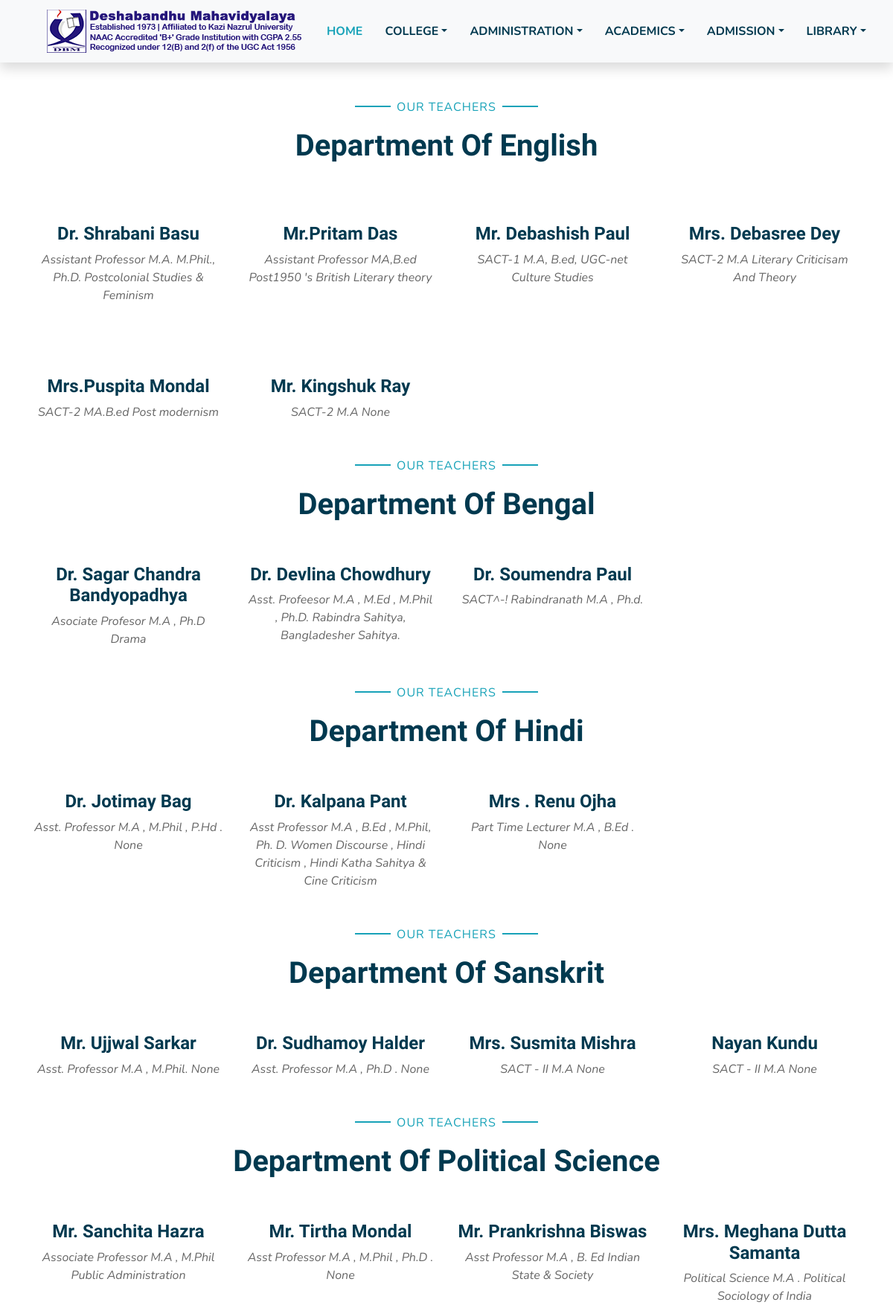
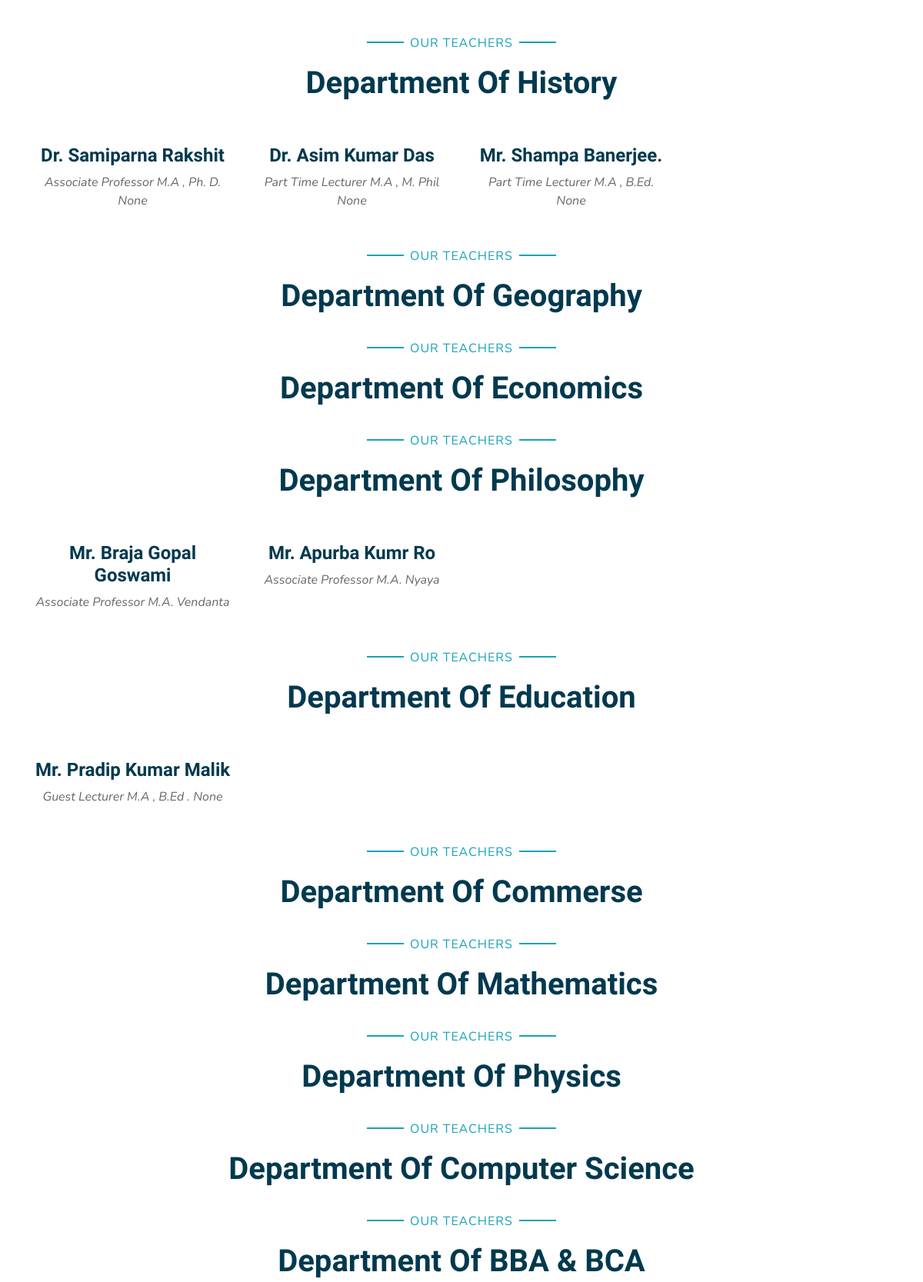
/Faculty/ (upper part), run on the app's committed database (2 pictures, top to bottom).
### public/models.py (models this page shows, shortened)
class FacultyMembers(models.Model):
    name          = models.CharField(max_length=30,null=True)
    desgination   = models.CharField(max_length=50,null=True,blank=True)
    img           = models.ImageField(upload_to="media/pics/faculty",null=True,blank=True)
    department     = models.CharField(max_length=100,null=True,blank=True)
    specialization = models.CharField(max_length=100,null=True,blank=True)
    qualification  = models.CharField(max_length=100,null=True,blank=True)

### public/views.py (the view)
# urls.py: path('Faculty/',                       all.fac, name="fac"),
    def fac(self,request):
        fac   = FacultyMembers.objects.filter(department="English")
        fac1  = FacultyMembers.objects.filter(department="Bengali")
        fac2  = FacultyMembers.objects.filter(department="Mathematics")
        fac3  = FacultyMembers.objects.filter(department="Physics")
        fac4  = FacultyMembers.objects.filter(department="Chemistry")
        fac5  = FacultyMembers.objects.filter(department="Computer Science")
        fac6  = FacultyMembers.objects.filter(department="Sanskrit")
        fac7  = FacultyMembers.objects.filter(department="Geography")
        fac8  = FacultyMembers.objects.filter(department="Economics")
        fac9  = FacultyMembers.objects.filter(department="Political Science")
        fac10 = FacultyMembers.objects.filter(department="Commerse")
        fac11 = FacultyMembers.objects.filter(department="BBA")
        fac12 = FacultyMembers.objects.filter(department="BCA")
        fac13 = FacultyMembers.objects.filter(department="Philosophy")
        fac14 = FacultyMembers.objects.filter(department="Education")
        fac15 = FacultyMembers.objects.filter(department="Hindi")
        fac16 = FacultyMembers.objects.filter(department="History")
        self.context["english"]             = fac
        self.context["Bengali"]             = fac1
        self.context["Mathematics"]         = fac2
        self.context["Physics"]             = fac3
        self.context["Chemistry"]           = fac4
        self.context["ComputerScience"]     = fac5
        self.context["Sanskrit"]            = fac6
        self.context["Geography"]           = fac7
        self.context["Economics"]           = fac8
        self.context["PoliticalScience"]    = fac9
        self.context["Commerse"]            = fac10
        self.context["BBA"]                 = fac11
        self.context["BCA"]                 = fac12
        self.context["Philosophy"]          = fac13
        self.context["Education"]           = fac14
        self.context["Hindi"]               = fac15
        self.context["History"]             = fac16
        return render(request,"faculty.html",self.context)

### templates/faculty.html (shortened to what this page needs)
<!DOCTYPE html>
{%load static%}
<html lang="en">
<head>
   <link href="https://cdnjs.cloudflare.com/ajax/libs/font-awesome/5.10.0/css/all.min.css" rel="stylesheet">
   <link href="{%static 'lib/flaticon/font/flaticon.css'%}" rel="stylesheet">
   <link href="{%static 'lib/owlcarousel/assets/owl.carousel.min.css'%}" rel="stylesheet">
   <link href="{%static 'lib/lightbox/css/lightbox.min.css'%}" rel="stylesheet">
   <link href="{%static 'css/style.css'%}" rel="stylesheet">
</head>
<body>
   <div class="container-fluid bg-light position-relative shadow">
    <nav class="navbar navbar-expand-lg bg-light navbar-light py-3 py-lg-0 px-0 px-lg-5">
        <a href="" class="navbar-brand font-weight-bold text-secondary" style="font-size:19px;">
            <img src="{%static 'img/Images/header/logo.png'%}">
        </a>
        <div class="collapse navbar-collapse justify-content-between" id="navbarCollapse">
            <div class="navbar-nav font-weight-bold mx-auto py-0">
                <a href="index.html" class="nav-item nav-link active">HOME</a>
                <div class="nav-item dropdown">
                    <a href="#" class="nav-link dropdown-toggle" data-toggle="dropdown">COLLEGE</a>
                </div>
                <div class="nav-item dropdown">
                    <a href="#" class="nav-link dropdown-toggle" data-toggle="dropdown">ADMINISTRATION</a>
                </div>
                <div class="nav-item dropdown">
                    <a href="#" class="nav-link dropdown-toggle" data-toggle="dropdown">ACADEMICS</a>
                </div>
                <div class="nav-item dropdown">
                    <a href="#" class="nav-link dropdown-toggle" data-toggle="dropdown">ADMISSION</a>
                </div>
                <div class="nav-item dropdown">
                    <a href="#" class="nav-link dropdown-toggle" data-toggle="dropdown">LIBRARY</a>
                </div>
            </div>
        </div>
    </nav>
</div>
     <div class="container-fluid pt-5">
        <div class="container">
            <div class="text-center pb-2">
                <p class="section-title px-5"><span class="px-2">Our Teachers</span></p>
                <h1 class="mb-4">Department Of English</h1>
            </div>
            <div class="row">
                {%for i in english%}
                <div class="col-md-6 col-lg-3 text-center team mb-5">
                    <div class="position-relative overflow-hidden mb-4" style="border-radius: 100%;">
                    </div>
                    <h4>{{i.name}}</h4>
                    <i>{{i.desgination}}</i>
                    <i>{{i.qualification}}</i>
                    <i>{{i.specialization}}</i>
                </div>
                {%endfor%}
            </div>
            <div class="text-center pb-2">
                <p class="section-title px-5"><span class="px-2">Our Teachers</span></p>
                <h1 class="mb-4">Department Of Bengal</h1>
            </div>
            <div class="row">
                {%for i in Bengali%}
                <div class="col-md-6 col-lg-3 text-center team mb-5">
                    <h4>{{i.name}}</h4>
                    <i>{{i.desgination}}</i>
                    <i>{{i.qualification}}</i>
                    <i>{{i.specialization}}</i>
                </div>
                {%endfor%}
            </div>
            <div class="text-center pb-2">
                <p class="section-title px-5"><span class="px-2">Our Teachers</span></p>
                <h1 class="mb-4">Department Of Hindi</h1>
            </div>
            <div class="row">
                {%for i in Hindi%}
                <div class="col-md-6 col-lg-3 text-center team mb-5">
                    <h4>{{i.name}}</h4>
                    <i>{{i.desgination}}</i>
                    <i>{{i.qualification}}</i>
                    <i>{{i.specialization}}</i>
                </div>
                {%endfor%}
            </div>
            <div class="text-center pb-2">
                <p class="section-title px-5"><span class="px-2">Our Teachers</span></p>
                <h1 class="mb-4">Department Of Sanskrit</h1>
            </div>
            <div class="row">
                {%for i in Sanskrit%}
                <div class="col-md-6 col-lg-3 text-center team mb-5">
                    <h4>{{i.name}}</h4>
                    <i>{{i.desgination}}</i>
                    <i>{{i.qualification}}</i>
                    <i>{{i.specialization}}</i>
                </div>
                {%endfor%}
            </div>
            <div class="text-center pb-2">
                <p class="section-title px-5"><span class="px-2">Our Teachers</span></p>
                <h1 class="mb-4">Department Of Political Science</h1>
            </div>
            <div class="row">
                {%for i in PoliticalScience%}
                <div class="col-md-6 col-lg-3 text-center team mb-5">
                    <h4>{{i.name}}</h4>
                    <i>{{i.desgination}}</i>
                    <i>{{i.qualification}}</i>
                    <i>{{i.specialization}}</i>
                </div>
                {%endfor%}
            </div>
            <div class="text-center pb-2">
                <p class="section-title px-5"><span class="px-2">Our Teachers</span></p>
                <h1 class="mb-4">Department Of History</h1>
            </div>
            <div class="row">
                {%for i in History%}
                <div class="col-md-6 col-lg-3 text-center team mb-5">
                    <h4>{{i.name}}</h4>
                    <i>{{i.desgination}}</i>
                    <i>{{i.qualification}}</i>
                    <i>{{i.specialization}}</i>
                </div>
                {%endfor%}
            </div>
            <div class="text-center pb-2">
                <p class="section-title px-5"><span class="px-2">Our Teachers</span></p>
                <h1 class="mb-4">Department Of Geography</h1>
            </div>
            <div class="text-center pb-2">
                <p class="section-title px-5"><span class="px-2">Our Teachers</span></p>
                <h1 class="mb-4">Department Of Economics</h1>
            </div>
            <div class="text-center pb-2">
                <p class="section-title px-5"><span class="px-2">Our Teachers</span></p>
                <h1 class="mb-4">Department Of Philosophy</h1>
            </div>
            <div class="row">
                {%for i in Philosophy%}
                <div class="col-md-6 col-lg-3 text-center team mb-5">
                    <h4>{{i.name}}</h4>
                    <i>{{i.desgination}}</i>
                    <i>{{i.qualification}}</i>
                    <i>{{i.specialization}}</i>
                </div>
                {%endfor%}
            </div>
            <div class="text-center pb-2">
                <p class="section-title px-5"><span class="px-2">Our Teachers</span></p>
                <h1 class="mb-4">Department Of Education</h1>
            </div>
            <div class="row">
                {%for i in Education%}
                <div class="col-md-6 col-lg-3 text-center team mb-5">
                    <h4>{{i.name}}</h4>
                    <i>{{i.desgination}}</i>
                    <i>{{i.qualification}}</i>
                    <i>{{i.specialization}}</i>
                </div>
                {%endfor%}
            </div>
            <div class="text-center pb-2">
                <p class="section-title px-5"><span class="px-2">Our Teachers</span></p>
                <h1 class="mb-4">Department Of Commerse</h1>
            </div>
            <div class="text-center pb-2">
                <p class="section-title px-5"><span class="px-2">Our Teachers</span></p>
                <h1 class="mb-4">Department Of Mathematics</h1>
            </div>
            <div class="text-center pb-2">
                <p class="section-title px-5"><span class="px-2">Our Teachers</span></p>
                <h1 class="mb-4">Department Of Physics</h1>
            </div>
            <div class="text-center pb-2">
                <p class="section-title px-5"><span class="px-2">Our Teachers</span></p>
                <h1 class="mb-4">Department Of Computer Science</h1>
            </div>
            <div class="text-center pb-2">
                <p class="section-title px-5"><span class="px-2">Our Teachers</span></p>
                <h1 class="mb-4">Department Of BBA & BCA</h1>
            </div>
        </div>
    </div>
</body>
</html>

### data on the page
FacultyMembers: name "Dr. Shrabani Basu", desgination "Assistant Professor", qualification "M.A. M.Phil., Ph.D.", specialization "Postcolonial Studies & Feminism"
FacultyMembers: name "Mr.Pritam Das", desgination "Assistant Professor", qualification "MA,B.ed", specialization "Post1950 's British Literary theory"
FacultyMembers: name "Mr. Debashish Paul", desgination "SACT-1", qualification "M.A, B.ed, UGC-net", specialization "Culture Studies"
FacultyMembers: name "Mrs. Debasree Dey", desgination "SACT-2", qualification "M.A", specialization "Literary Criticisam And Theory"
FacultyMembers: name "Mrs.Puspita Mondal", desgination "SACT-2", qualification "MA.B.ed", specialization "Post modernism"
FacultyMembers: name "Mr. Kingshuk Ray", desgination "SACT-2", qualification "M.A", specialization "None"
FacultyMembers: name "Dr. Sagar Chandra Bandyopadhya", desgination "Asociate Profesor", qualification "M.A , Ph.D", specialization "Drama"
FacultyMembers: name "Dr. Devlina Chowdhury", desgination "Asst. Profeesor", qualification "M.A , M.Ed , M.Phil , Ph.D.", specialization "Rabindra Sahitya, Bangladesher Sahitya."
FacultyMembers: name "Dr. Soumendra Paul", desgination "SACT^-!", qualification "Rabindranath", specialization "M.A , Ph.d."
FacultyMembers: name "Dr. Jotimay Bag", desgination "Asst. Professor", qualification "M.A , M.Phil , P.Hd .", specialization "None"
FacultyMembers: name "Dr. Kalpana Pant", desgination "Asst Professor", qualification "M.A , B.Ed , M.Phil, Ph. D.", specialization "Women Discourse , Hindi Criticism , Hindi Katha Sahitya & Cine Criticism"
FacultyMembers: name "Mrs . Renu Ojha", desgination "Part Time Lecturer", qualification "M.A , B.Ed .", specialization "None"
FacultyMembers: name "Mr. Ujjwal Sarkar", desgination "Asst. Professor", qualification "M.A , M.Phil.", specialization "None"
FacultyMembers: name "Dr. Sudhamoy Halder", desgination "Asst. Professor", qualification "M.A , Ph.D .", specialization "None"
FacultyMembers: name "Mrs. Susmita Mishra", desgination "SACT - II", qualification "M.A", specialization "None"
FacultyMembers: name "Nayan Kundu", desgination "SACT - II", qualification "M.A", specialization "None"
FacultyMembers: name "Mr. Sanchita Hazra", desgination "Associate Professor", qualification "M.A , M.Phil", specialization "Public Administration"
FacultyMembers: name "Mr. Tirtha Mondal", desgination "Asst Professor", qualification "M.A , M.Phil , Ph.D .", specialization "None"
FacultyMembers: name "Mr. Prankrishna Biswas", desgination "Asst Professor", qualification "M.A , B. Ed", specialization "Indian State & Society"
FacultyMembers: name "Mrs. Meghana Dutta Samanta", desgination "Political Science", qualification "M.A .", specialization "Political Sociology of India"
FacultyMembers: name "Dr. Samiparna Rakshit", desgination "Associate Professor", qualification "M.A , Ph. D.", specialization "None"
FacultyMembers: name "Dr. Asim Kumar Das", desgination "Part Time Lecturer", qualification "M.A , M. Phil", specialization "None"
FacultyMembers: name "Mr. Shampa Banerjee.", desgination "Part Time Lecturer", qualification "M.A , B.Ed.", specialization "None"
FacultyMembers: name "Mr. Braja Gopal Goswami", desgination "Associate Professor", qualification "M.A.", specialization "Vendanta"
FacultyMembers: name "Mr. Apurba Kumr Ro", desgination "Associate Professor", qualification "M.A.", specialization "Nyaya"
FacultyMembers: name "Mr. Pradip Kumar Malik", desgination "Guest Lecturer", qualification "M.A , B.Ed .", specialization "None"
